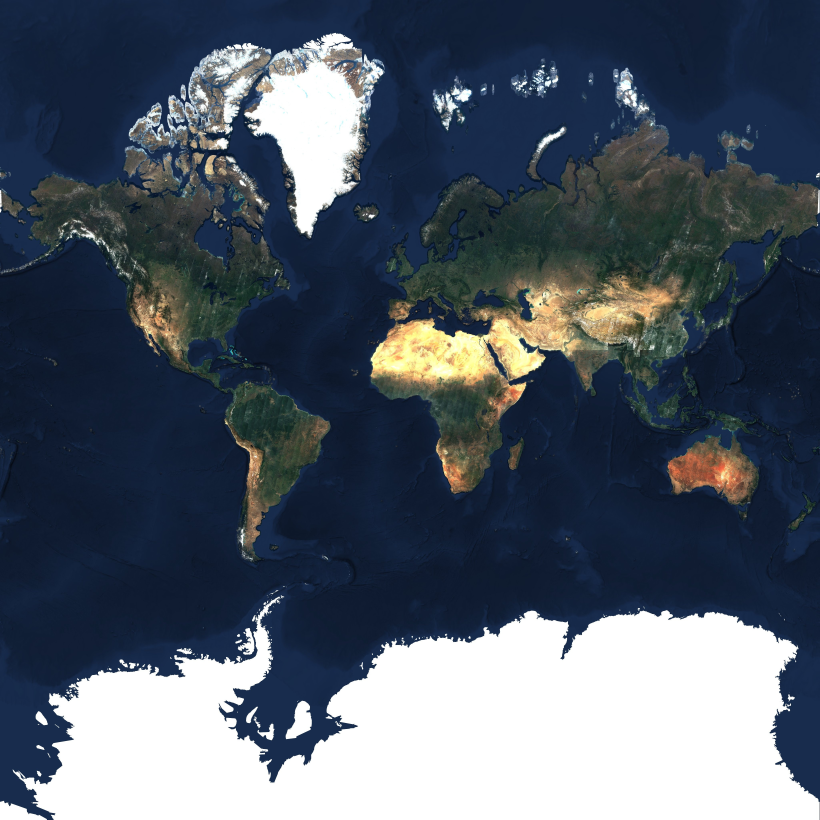
#> input picture motor-producao/mapa-guerra/fonte/mundo4.jpg, 4096 x 4096 px, found by its file name (shown at 1/5 size)
$ python prep.py ../fonte/mundo4.jpg
#> lines starting #> are read from the running program, lines starting #| are printed output that depends on the picture
import json, math, sys, os, subprocess
from PIL import Image, ImageEnhance, ImageChops, ImageFilter
W=sys.argv[1]; OUT=W+'/sp3d/public/g'
N=4096
def px(lon,lat):
    lat=max(-85,min(85,lat)); l=math.radians(lat)
    return ((lon+180)/360*N, (1-math.log(math.tan(l)+1/math.cos(l))/math.pi)/2*N)
Y0=int(px(0,78)[1]); Y1=int(px(0,-58)[1])
# mapa vivo: mar turquesa, terra mais clara e saturada
im=Image.open(W+'/fonte/mundo4.jpg').convert('RGB').crop((0,Y0,N,Y1))
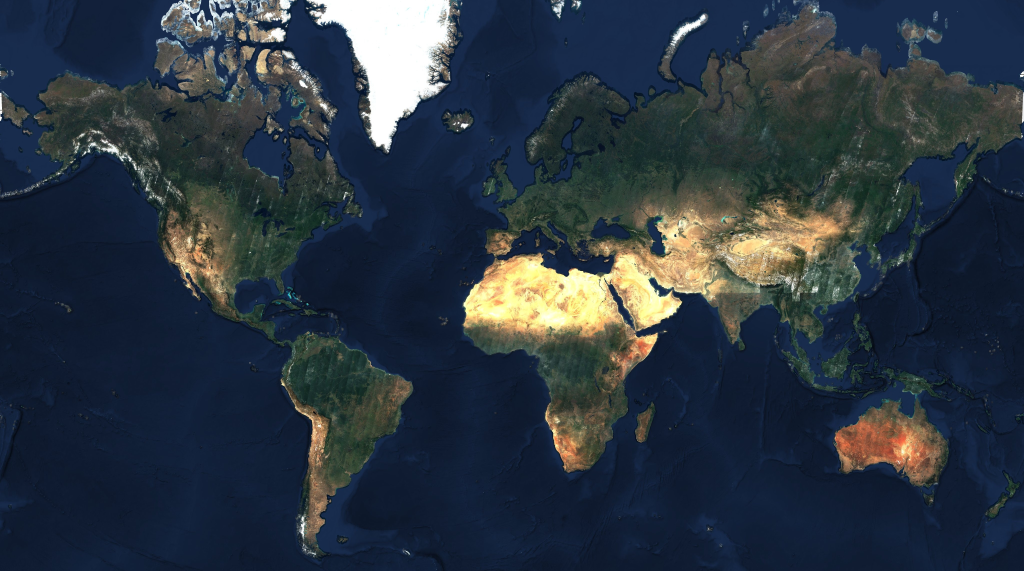
#> im: PIL image 4096x2283 RGB (shown at 1/4 size); mean R, G, B 43.9, 54.4, 65.4
from PIL import ImageDraw
#> (the run stopped early here; a loop or call above may not have finished)
